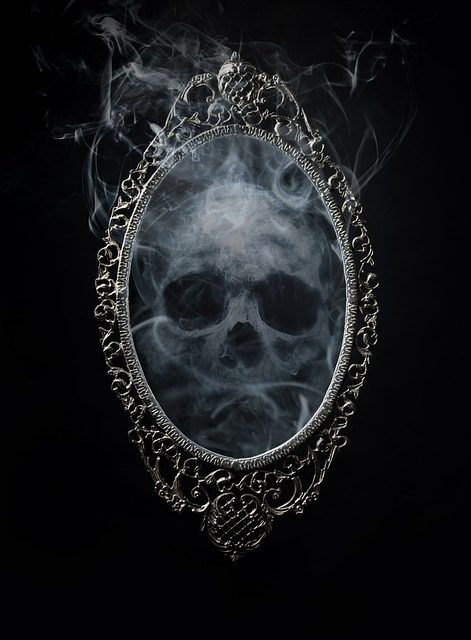
#> input picture images/skull1.jpg, 471 x 640 px; the run also reads 1 picture not shown here
$ python this.py
#> lines starting #> are read from the running program, lines starting #| are printed output that depends on the picture
### adventuregame/welcome.py
import os
import sys
import time
import random
from termcolor import cprint
from playsound import playsound
import multiprocessing

def music2(title):
    playsound('title.mp3')

title = multiprocessing.Process(target=music2, args=(1,))

typing_speed = 80  # wpm

def slow_type(t):
    for l in t:
        sys.stdout.write(l)
        sys.stdout.flush()
        time.sleep(random.random()*10.0/typing_speed)
    return ('')

# define our clear function
# [62 lines left out: functions clear, print_welcome, not called in this run]

### blinking_effect.py
import random
import time
import multiprocessing


def blinky():
    run_once = True
    while run_once == True:
        print('\033c', end='') # Clear the terminal

        def blinking_stars():
            for _ in range(5):
                x = random.randint(0, 129)
                y = random.randint(0, 40)
                print('\033[?25l', end="")
                print("\033[{};{}H*".format(y, x))
                z = random.uniform(0, 2)
                time.sleep(z)
                print("\033[{};{}H ".format(y, x))

        # Create a list of processes
        processes = []

        # Create 800 processes
        for i in range(500):
            p = multiprocessing.Process(target=blinking_stars)
            processes.append(p)

        # Start the processes
        for p in processes:
            p.start()

        # Wait for the processes to finish
        for p in processes:
            p.join()
        run_once = False

### this.py
"""This is a retro text-based adventure game.

    Version 1.0 12-20-2022"""
from playsound import playsound
from gif_for_cli.execute import execute
import sys
sys.stdout.write("\x1b[8;{rows};{cols}t".format(rows=41, cols=130))
import time
import os
import welcome
import random
import multiprocessing
import cv2

# CONSTANTS
FORWARD = "W"
LEFT = "A"
RIGHT = "D"
BACK = "S"
INTERACT = "E"
ATTACK = "Q"
INFO = "X"

# FUNCTIONS

# General
def slow_type2(t, r, s):
    for l in t, r, s:
        typing_speed = 80  # wpm
        sys.stdout.write(l)
        sys.stdout.flush()
        time.sleep(random.random()*10.0/typing_speed)
    return ('')

def fast_type(t):
    for l in t:
        typing_speed = 130  # wpm
        sys.stdout.write(l)
        sys.stdout.flush()
        time.sleep(random.random()*10.0/typing_speed)
    return ('')

def faster_type(t):
#> called with t = "You're gonna die."
    for l in t:
        typing_speed = 170  # wpm
        sys.stdout.write(l)
        sys.stdout.flush()
        time.sleep(random.random()*10.0/typing_speed)
    return ('')

def fastest_type(t):
#> called with t = 'Gasping, gasping for air.'
    for l in t:
        typing_speed = 200  # wpm
        sys.stdout.write(l)
        sys.stdout.flush()
        time.sleep(random.random()*10.0/typing_speed)
    return ('')

def death_animate():
    img = cv2.imread("images/skull1.jpg", 1) #Read image
#> img is the input picture: shape (640, 471, 3); mean B, G, R 28.5, 26, 24.3
    img2 = cv2.imread("images/skull2.jpg", 1)
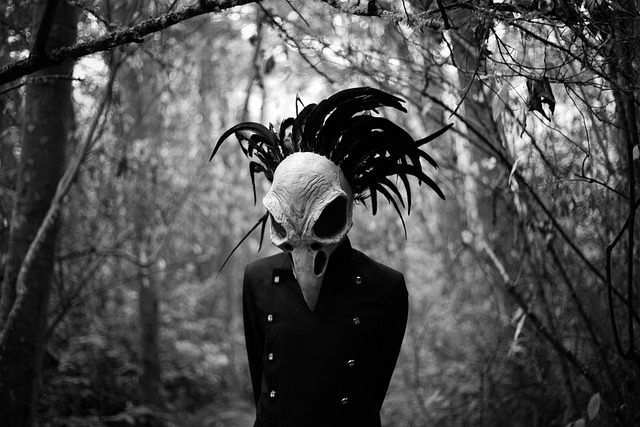
#> input picture images/skull2.jpg, 640 x 427 px
#> img2 is the input picture: shape (427, 640, 3); min 0, max 255, mean 77.3
    img3 = cv2.imread("images/skull3.jpg", 1)
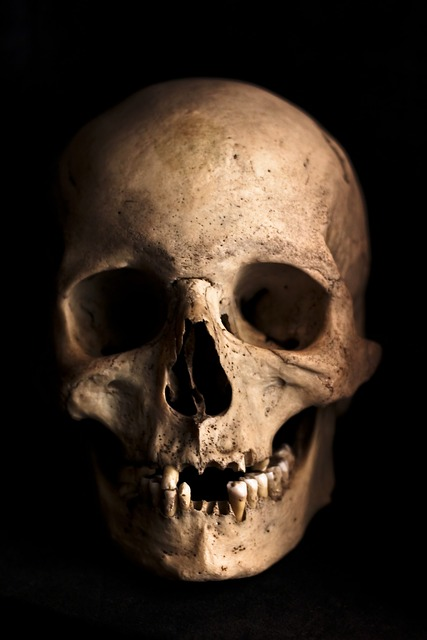
#> input picture images/skull3.jpg, 427 x 640 px
#> img3 is the input picture: shape (640, 427, 3); mean B, G, R 30, 39.9, 51.9
    img4 = cv2.imread("images/skull4.jpg", 1)
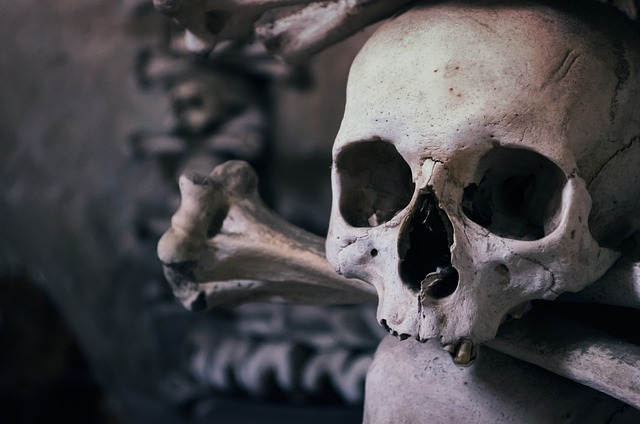
#> input picture images/skull4.jpg, 640 x 424 px
#> img4 is the input picture: shape (424, 640, 3); mean B, G, R 71.5, 68.8, 70.2
    img5 = cv2.imread("images/skull5.jpg", 1)
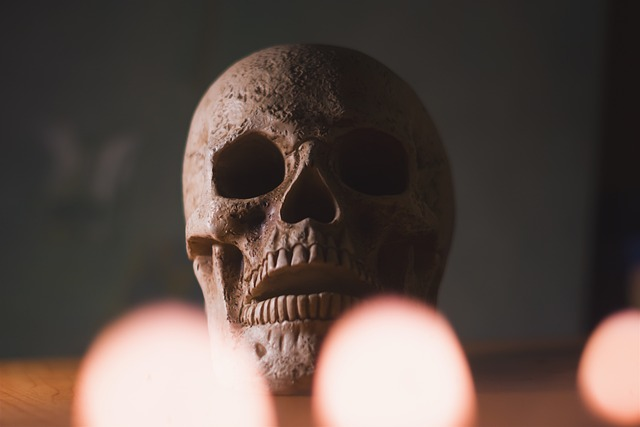
#> input picture images/skull5.jpg, 640 x 427 px
#> img5 is the input picture: shape (427, 640, 3); mean B, G, R 71.7, 77.6, 91.2
    img6 = cv2.imread("images/skull6.jpg", 1)
    img7 = cv2.imread("images/skull7.jpg", 1)
    img8 = cv2.imread("images/skull8.jpg", 1)
    img9 = cv2.imread("images/skull9.jpg", 1)
    img10 = cv2.imread("images/skull10.jpg", 1)
    img11 = cv2.imread("images/skull11.jpg", 1)
    img12 = cv2.imread("images/skull12.jpg", 1)
    img13 = cv2.imread("images/skull13.jpg", 1)
    img14 = cv2.imread("images/skull14.jpg", 1)
    img15 = cv2.imread("images/skull15.jpg", 1)
    img16 = cv2.imread("images/skull16.jpg", 1)
    img17 = cv2.imread("images/skull17.jpg", 1)
    img18 = cv2.imread("images/skull18.jpg", 1)
    img19 = cv2.imread("images/skull19.jpg", 1)
    img20 = cv2.imread("images/skull20.jpg", 1)
    img21 = cv2.imread("images/skull21.jpg", 1)
    cv2.imshow("I1", img) # Display image
    time.sleep(.1)
    cv2.imshow("I2", img2)
    cv2.moveWindow("I2", random.randrange(1920), random.randrange(1080)) # Move windows to (x,y) position
    time.sleep(.1)
    cv2.imshow("I3", img3)
    cv2.moveWindow("I3", random.randrange(1920), random.randrange(1080))
    time.sleep(.1)
    cv2.imshow("I4", img4)
    cv2.moveWindow("I4", random.randrange(1920), random.randrange(1080))
    time.sleep(.1)
    cv2.imshow("I5", img5)
    cv2.moveWindow("I5", random.randrange(1920), random.randrange(1080))
    time.sleep(.1)
    cv2.imshow("I6", img6)
    cv2.moveWindow("I6", random.randrange(1920), random.randrange(1080))
    time.sleep(.1)
    cv2.imshow("I7", img7)
    cv2.moveWindow("I7", random.randrange(1920), random.randrange(1080))
    time.sleep(.1)
    cv2.imshow("I8", img8)
    cv2.moveWindow("I8", random.randrange(1920), random.randrange(1080))
    time.sleep(.1)
    cv2.imshow("I9", img9)
    cv2.moveWindow("I9", random.randrange(1920), random.randrange(1080))
    time.sleep(.1)
    cv2.imshow("I10", img10)
    cv2.moveWindow("I10", random.randrange(1920), random.randrange(1080))
    time.sleep(.1)
    cv2.imshow("I11", img11)
    cv2.moveWindow("I11", random.randrange(1920), random.randrange(1080))
    time.sleep(.1)
    cv2.imshow("I12", img12)
    cv2.moveWindow("I12", random.randrange(1920), random.randrange(1080))
    time.sleep(.1)
    cv2.imshow("I13", img13)
    cv2.moveWindow("I13", random.randrange(1920), random.randrange(1080))
    time.sleep(.1)
    cv2.imshow("I14", img14)
    cv2.moveWindow("I14", random.randrange(1920), random.randrange(1080))
    time.sleep(.1)
    cv2.imshow("I15", img15)
    cv2.moveWindow("I15", random.randrange(1920), random.randrange(1080))
    time.sleep(.1)
    cv2.imshow("I16", img16)
    cv2.moveWindow("I16", random.randrange(1920), random.randrange(1080))
    time.sleep(.1)
    cv2.imshow("I17", img17)
    cv2.moveWindow("I17", random.randrange(1920), random.randrange(1080))
    time.sleep(.1)
    cv2.imshow("I18", img18)
    cv2.moveWindow("I18", random.randrange(1920), random.randrange(1080))
    time.sleep(.1)
    cv2.imshow("I19", img19)
    cv2.moveWindow("I19", random.randrange(1920), random.randrange(1080))
    time.sleep(.1)
    cv2.imshow("I20", img20)
    cv2.moveWindow("I20", random.randrange(1920), random.randrange(1080))
    time.sleep(.1)
    cv2.imshow("I21", img21)
    cv2.moveWindow("I21", random.randrange(1920), random.randrange(1080))
    time.sleep(.1)
    cv2.imshow("I22", img)
    cv2.moveWindow("I22", random.randrange(1920), random.randrange(1080))
    time.sleep(.1)
    cv2.imshow("I23", img2)
    cv2.moveWindow("I23", random.randrange(1920), random.randrange(1080))
    time.sleep(.1)
    cv2.imshow("I24", img3)
    cv2.moveWindow("I24", random.randrange(1920), random.randrange(1080))
    time.sleep(.1)
    cv2.imshow("I25", img4)
    cv2.moveWindow("I25", random.randrange(1920), random.randrange(1080))
    time.sleep(.1)
    cv2.imshow("I26", img5)
    cv2.moveWindow("I26", random.randrange(1920), random.randrange(1080))
    time.sleep(.1)
    cv2.imshow("I27", img6)
    cv2.moveWindow("I27", random.randrange(1920), random.randrange(1080))
    time.sleep(.1)
    cv2.imshow("I28", img7)
    cv2.moveWindow("I28", random.randrange(1920), random.randrange(1080))
    time.sleep(.1)
    cv2.imshow("I29", img8)
    cv2.moveWindow("I29", random.randrange(1920), random.randrange(1080))
    time.sleep(.1)
    cv2.imshow("I30", img9)
    cv2.moveWindow("I30", random.randrange(1920), random.randrange(1080))
    time.sleep(.1)
    cv2.imshow("I31", img10)
    cv2.moveWindow("I31", random.randrange(1920), random.randrange(1080))
    time.sleep(.1)
    cv2.imshow("I32", img11)
    cv2.moveWindow("I32", random.randrange(1920), random.randrange(1080))
    time.sleep(.1)
    cv2.imshow("I33", img12)
    cv2.moveWindow("I33", random.randrange(1920), random.randrange(1080))
    time.sleep(.1)
    cv2.imshow("I34", img13)
    cv2.moveWindow("I34", random.randrange(1920), random.randrange(1080))
    time.sleep(.1)
    cv2.imshow("I35", img14)
    cv2.moveWindow("I35", random.randrange(1920), random.randrange(1080))
    time.sleep(.1)
    cv2.imshow("I36", img15)
    cv2.moveWindow("I36", random.randrange(1920), random.randrange(1080))
    time.sleep(.1)
    cv2.imshow("I37", img16)
    cv2.moveWindow("I37", random.randrange(1920), random.randrange(1080))
    time.sleep(.1)
    cv2.imshow("I38", img17)
    cv2.moveWindow("I38", random.randrange(1920), random.randrange(1080))
    time.sleep(.1)
    cv2.imshow("I39", img18)
    cv2.moveWindow("I39", random.randrange(1920), random.randrange(1080))
    time.sleep(.1)
    cv2.imshow("I40", img19)
    cv2.moveWindow("I40", random.randrange(1920), random.randrange(1080))
    time.sleep(.1)
    cv2.imshow("I41", img20)
    cv2.moveWindow("I41", random.randrange(1920), random.randrange(1080))
    time.sleep(.1)
    cv2.imshow("I42", img21)
    cv2.moveWindow("I42", random.randrange(1920), random.randrange(1080))
    time.sleep(.1)
    cv2.imshow("I43", img)
    cv2.moveWindow("I43", random.randrange(1920), random.randrange(1080))
    time.sleep(.1)
    cv2.imshow("I44", img2)
    cv2.moveWindow("I44", random.randrange(1920), random.randrange(1080))
    time.sleep(.1)
    cv2.imshow("I45", img3)
    cv2.moveWindow("I45", random.randrange(1920), random.randrange(1080))
    time.sleep(.1)
    cv2.imshow("I46", img4)
    cv2.moveWindow("I46", random.randrange(1920), random.randrange(1080))
    time.sleep(.1)
    cv2.imshow("I47", img5)
    cv2.moveWindow("I47", random.randrange(1920), random.randrange(1080))
    time.sleep(.1)
    cv2.imshow("I48", img6)
    cv2.moveWindow("I48", random.randrange(1920), random.randrange(1080))
    time.sleep(.1)
    cv2.imshow("I49", img7)
    cv2.moveWindow("I49", random.randrange(1920), random.randrange(1080))
    time.sleep(.1)
    cv2.imshow("I50", img8)
    cv2.moveWindow("I50", random.randrange(1920), random.randrange(1080))
    time.sleep(.1)
    cv2.imshow("I51", img9)
    cv2.moveWindow("I51", random.randrange(1920), random.randrange(1080))
    time.sleep(.1)
    cv2.imshow("I52", img10)
    cv2.moveWindow("I52", random.randrange(1920), random.randrange(1080))
    time.sleep(.1)
    cv2.imshow("I53", img11)
    cv2.moveWindow("I53", random.randrange(1920), random.randrange(1080))
    time.sleep(.1)
    cv2.imshow("I54", img12)
    cv2.moveWindow("I54", random.randrange(1920), random.randrange(1080))
    time.sleep(.1)
    cv2.imshow("I55", img13)
    cv2.moveWindow("I55", random.randrange(1920), random.randrange(1080))
    time.sleep(.1)
    cv2.imshow("I56", img14)
    cv2.moveWindow("I56", random.randrange(1920), random.randrange(1080))
    time.sleep(.1)
    cv2.imshow("I57", img15)
    cv2.moveWindow("I57", random.randrange(1920), random.randrange(1080))
    time.sleep(.1)
    cv2.imshow("I58", img16)
    cv2.moveWindow("I58", random.randrange(1920), random.randrange(1080))
    time.sleep(.1)
    cv2.imshow("I59", img17)
    cv2.moveWindow("I59", random.randrange(1920), random.randrange(1080))
    time.sleep(.1)
    cv2.imshow("I60", img18)
    cv2.moveWindow("I60", random.randrange(1920), random.randrange(1080))
    time.sleep(.1)
    cv2.imshow("I61", img19)
    cv2.moveWindow("I61", random.randrange(1920), random.randrange(1080))
    time.sleep(.1)
    cv2.imshow("I62", img20)
    cv2.moveWindow("I62", random.randrange(1920), random.randrange(1080))
    time.sleep(.1)
    cv2.imshow("I63", img21)
    cv2.moveWindow("I63", random.randrange(1920), random.randrange(1080))
    cv2.waitKey(5) # Wait 0ms
    cv2.destroyAllWindows() # Close all opened windows

def clear():
    if os.name == 'nt': # Windows
        _ = os.system('cls')
    else:
        _ = os.system('clear') #mac and linux (here, os.name is 'posix')

def music(fadedying):
    playsound('fadedying.mp3')
fadedying = multiprocessing.Process(target=music, args=(1,))

def music(piano):
    playsound('piano.mp3')
piano = multiprocessing.Process(target=music, args=(1,))


# Sequence start
while True:
        fadedying.start()
        time.sleep(.01)
        print(welcome.slow_type('''As you're leaving, you hear the dragon's terrible, earth-rumbling whimper one last time.


Many years pass before you realize you won't forget that sound.....'''))
        clear()
        print(fast_type('''And then a slow ringing begins in your ears and you feel lightheaded.'''))
        sys.stdout.write("\x1b[8;{rows};{cols}t".format(rows=40, cols=126))
        print()
        print()
        print()
        print(fast_type('''Everything starts closing in.'''))
        sys.stdout.write("\x1b[8;{rows};{cols}t".format(rows=39, cols=122))
        print()
        print()
        print()
        print(fast_type('''You feel trapped.'''))
        sys.stdout.write("\x1b[8;{rows};{cols}t".format(rows=38, cols=118))
        print()
        print()
        print()
        print(fast_type('''Your heart, pounding.'''))
        sys.stdout.write("\x1b[8;{rows};{cols}t".format(rows=37, cols=114))
        print()
        print()
        print()
        print(fast_type('''Red hot heat sweeps over you.'''))
        sys.stdout.write("\x1b[8;{rows};{cols}t".format(rows=36, cols=110))
        print()
        print()
        print()
        print(fast_type('''Sweat beads down your face.'''))
        sys.stdout.write("\x1b[8;{rows};{cols}t".format(rows=35, cols=106))
        print()
        print()
        print()
        print(fast_type('''Too hot. Can't cool down.'''))
        sys.stdout.write("\x1b[8;{rows};{cols}t".format(rows=34, cols=102))
        print()
        print()
        print()
        print(fast_type('''Nauseous. Vomit is coming.'''))
        sys.stdout.write("\x1b[8;{rows};{cols}t".format(rows=33, cols=100))
        print()
        print()
        print()
        print(fast_type('''No, you'll pass out.'''))
        sys.stdout.write("\x1b[8;{rows};{cols}t".format(rows=32, cols=98))
        print()
        print()
        print()
        print(fast_type('''You can feel it coming.'''))
        sys.stdout.write("\x1b[8;{rows};{cols}t".format(rows=31, cols=94))
        print()
        print()
        print()
        print(fast_type('''Everything outside vanishes.'''))
        sys.stdout.write("\x1b[8;{rows};{cols}t".format(rows=30, cols=92))
        print()
        print()
        print()
        print(fast_type('''Your vision's a tunnel.'''))
        sys.stdout.write("\x1b[8;{rows};{cols}t".format(rows=29, cols=90))
        print()
        print()
        print()
        print(fast_type('''Voices utter unintelligibly.'''))
        sys.stdout.write("\x1b[8;{rows};{cols}t".format(rows=28, cols=88))
        print()
        print()
        print()
        print(faster_type('''You're gonna die.'''))
        sys.stdout.write("\x1b[8;{rows};{cols}t".format(rows=27, cols=86))
        print()
        print()
        print()
        print(faster_type('''It's happening right now.'''))
        sys.stdout.write("\x1b[8;{rows};{cols}t".format(rows=26, cols=84))
        print()
        print()
        print()
        print(faster_type('''Final thoughts happening now.'''))
        sys.stdout.write("\x1b[8;{rows};{cols}t".format(rows=25, cols=82))
        print()
        print()
        print()
        print(faster_type('''Everything going black.'''))
        sys.stdout.write("\x1b[8;{rows};{cols}t".format(rows=24, cols=80))
        print()
        print()
        print()
        print(faster_type('''All terror and misery.'''))
        sys.stdout.write("\x1b[8;{rows};{cols}t".format(rows=23, cols=78))
        print()
        print()
        print()
        print(faster_type('''Head is light.'''))
        sys.stdout.write("\x1b[8;{rows};{cols}t".format(rows=22, cols=76))
        print()
        print()
        print()
        print(faster_type('''Drowning and gasping.'''))
        sys.stdout.write("\x1b[8;{rows};{cols}t".format(rows=21, cols=74))
        print()
        print()
        print()
        print(faster_type('''Really gonna die.'''))
        sys.stdout.write("\x1b[8;{rows};{cols}t".format(rows=20, cols=72))
        print()
        print()
        print()
        print(faster_type('''Being pulled under.'''))
        sys.stdout.write("\x1b[8;{rows};{cols}t".format(rows=19, cols=70))
        print()
        print()
        print()
        print(faster_type('''What's happening?'''))
        sys.stdout.write("\x1b[8;{rows};{cols}t".format(rows=18, cols=68))
        print()
        print()
        print()
        print(faster_type('''Can't breathe.'''))
        sys.stdout.write("\x1b[8;{rows};{cols}t".format(rows=17, cols=66))
        print()
        print()
        print()
        print(faster_type('''Die, die, just die.'''))
        sys.stdout.write("\x1b[8;{rows};{cols}t".format(rows=16, cols=64))
        print()
        print()
        print()
        print(faster_type('''Lungs don't work.'''))
        sys.stdout.write("\x1b[8;{rows};{cols}t".format(rows=15, cols=62))
        print()
        print()
        print()
        print(fastest_type('''Gasping, gasping for air.'''))
        sys.stdout.write("\x1b[8;{rows};{cols}t".format(rows=14, cols=60))
        print()
        print()
        print()
        print(fastest_type('''Fading from consciousness.'''))
        sys.stdout.write("\x1b[8;{rows};{cols}t".format(rows=13, cols=58))
        print()
        print()
        print()
        print(fastest_type('''Can't see.'''))
        sys.stdout.write("\x1b[8;{rows};{cols}t".format(rows=12, cols=56))
        print()
        print()
        print()
        print(fastest_type('''Can't stand.'''))
        sys.stdout.write("\x1b[8;{rows};{cols}t".format(rows=11, cols=54))
        print()
        print()
        print()
        print(fastest_type('''Everything is a waste.'''))
        sys.stdout.write("\x1b[8;{rows};{cols}t".format(rows=10, cols=52))
        print()
        print()
        print()
        print(fastest_type('''Fall to the ground.'''))
        sys.stdout.write("\x1b[8;{rows};{cols}t".format(rows=9, cols=50))
        print()
        print()
        print()
        print(fastest_type('''Blood, it's everywhere.'''))
        sys.stdout.write("\x1b[8;{rows};{cols}t".format(rows=9, cols=48))
        print()
        print()
        print()
        print(fastest_type('''Everything exits.'''))
        sys.stdout.write("\x1b[8;{rows};{cols}t".format(rows=8, cols=46))
        print()
        print()
        print()
        print(fastest_type('''Feel, feel the end.'''))
        sys.stdout.write("\x1b[8;{rows};{cols}t".format(rows=7, cols=44))
        print()
        print()
        print()
        print(fastest_type('''A dark pool, drowning.'''))
        sys.stdout.write("\x1b[8;{rows};{cols}t".format(rows=7, cols=42))
        print()
        print()
        print()
        print(fastest_type('''Meaningless. Failure.'''))
        sys.stdout.write("\x1b[8;{rows};{cols}t".format(rows=6, cols=40))
        print()
        print()
        print()
        print(fastest_type('''Here it is.'''))
        sys.stdout.write("\x1b[8;{rows};{cols}t".format(rows=5, cols=38))
        print()
        print()
        print()
        print(fastest_type('''Oh my God, Oh my God.'''))
        sys.stdout.write("\x1b[8;{rows};{cols}t".format(rows=5, cols=37))
        print()
        print()
        print()
        print(fastest_type('''All light leaves.'''))
        sys.stdout.write("\x1b[8;{rows};{cols}t".format(rows=4, cols=36))
        print()
        print()
        print()
        print(fastest_type('''Eternal Hell.'''))
        sys.stdout.write("\x1b[8;{rows};{cols}t".format(rows=3, cols=35))
        print()
        print()
        print()
        print(fastest_type('''..........And'''))
        sys.stdout.write("\x1b[8;{rows};{cols}t".format(rows=3, cols=34))
        print()
        print()
        print()
        print(fastest_type('''..........then'''))
        sys.stdout.write("\x1b[8;{rows};{cols}t".format(rows=2, cols=33))
        print()
        print()
        print()
        print(fastest_type('''.............you'''))
        sys.stdout.write("\x1b[8;{rows};{cols}t".format(rows=2, cols=32))
        print()
        print()
        print()
        print(fastest_type('''...........see......'''))
        print('\033c', end='') # Clear the terminal
        death_animate() # Begin death collage
        sys.stdout.write("\x1b[8;{rows};{cols}t".format(rows=1, cols=31))
        clear()
        fadedying.terminate()
        sys.stdout.write("\x1b[8;{rows};{cols}t".format(rows=41, cols=130))
        break

piano.start()
import blinking_effect
blinking_effect.blinky()
print('\033c', end='') # Clear the terminal
print(welcome.slow_type("tom............wake up......"))
print('\033c', end='') # Clear the terminal
print(welcome.slow_type("A mysterious voice calls out and then fades away...."))
print('\033c', end='') # Clear the terminal
